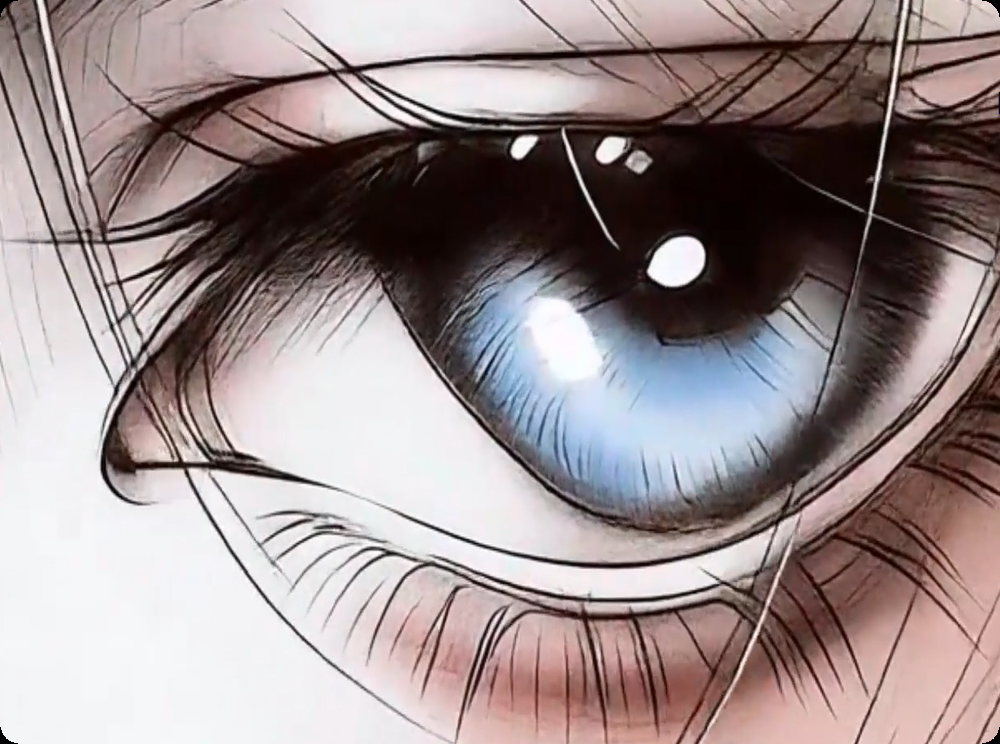
#> input picture 001.bmp, 1000 x 744 px, found by its file name
$ python '例6.13.py'
#> lines starting #> are read from the running program, lines starting #| are printed output that depends on the picture; after the words box and inside, x2 and y2 are one past the last pixel; in counts of white or black regions, pixels touching at a corner belong together
import cv2

img = cv2.imread("001.bmp", 0)
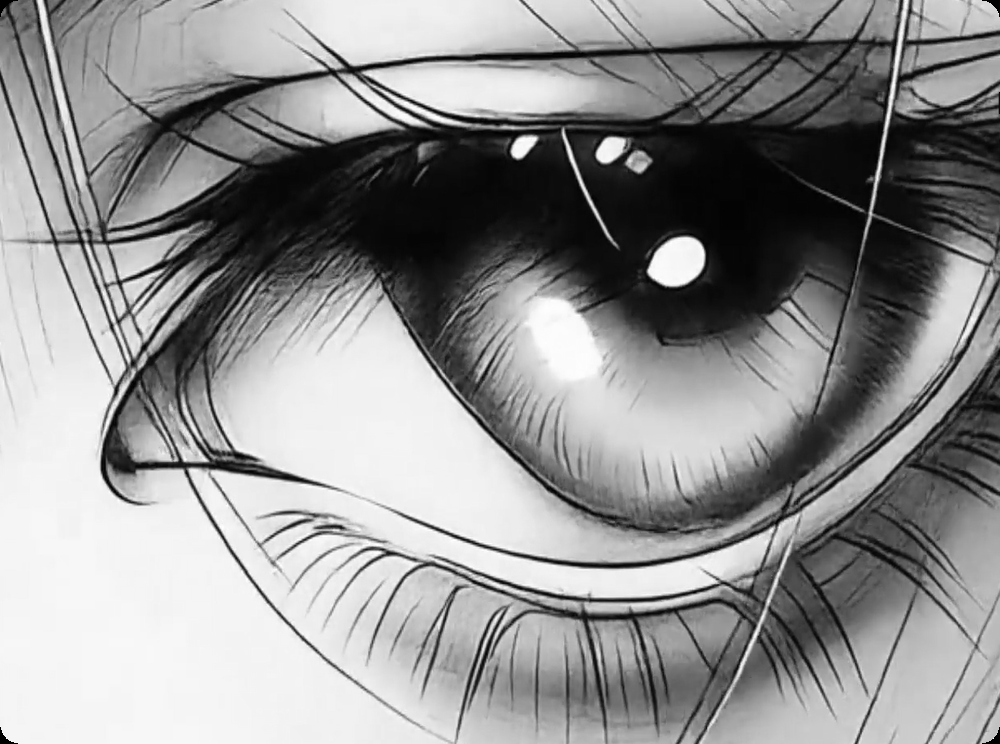
#> img: shape (744, 1000); min 0, max 255, mean 145.5
if img is None:
    raise FileNotFoundError("没有找到图片：001.bmp")

t1, thd = cv2.threshold(img, 127, 255, cv2.THRESH_BINARY)
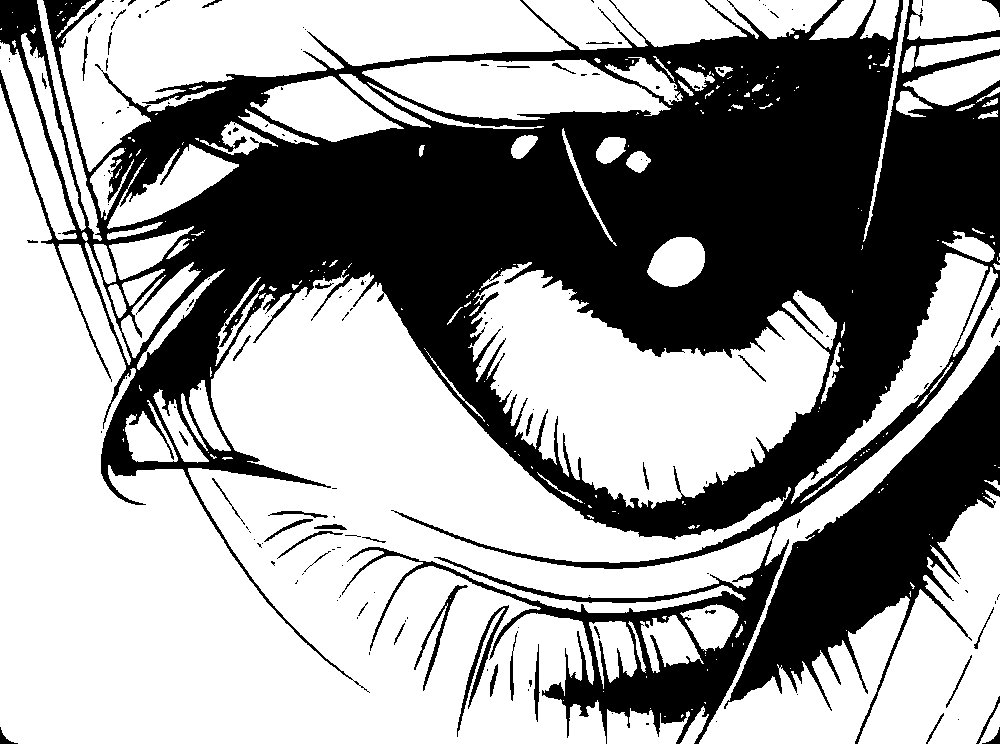
#> thd: shape (744, 1000); 61% white; 170 black regions (126 under 20 px), largest, box (x1, y1, x2, y2) and area: (0, 0, 1000, 744) 252584, (724, 345, 1000, 744) 32699, (457, 605, 509, 737) 915
t2, otsu = cv2.threshold(img, 0, 255, cv2.THRESH_BINARY + cv2.THRESH_OTSU)
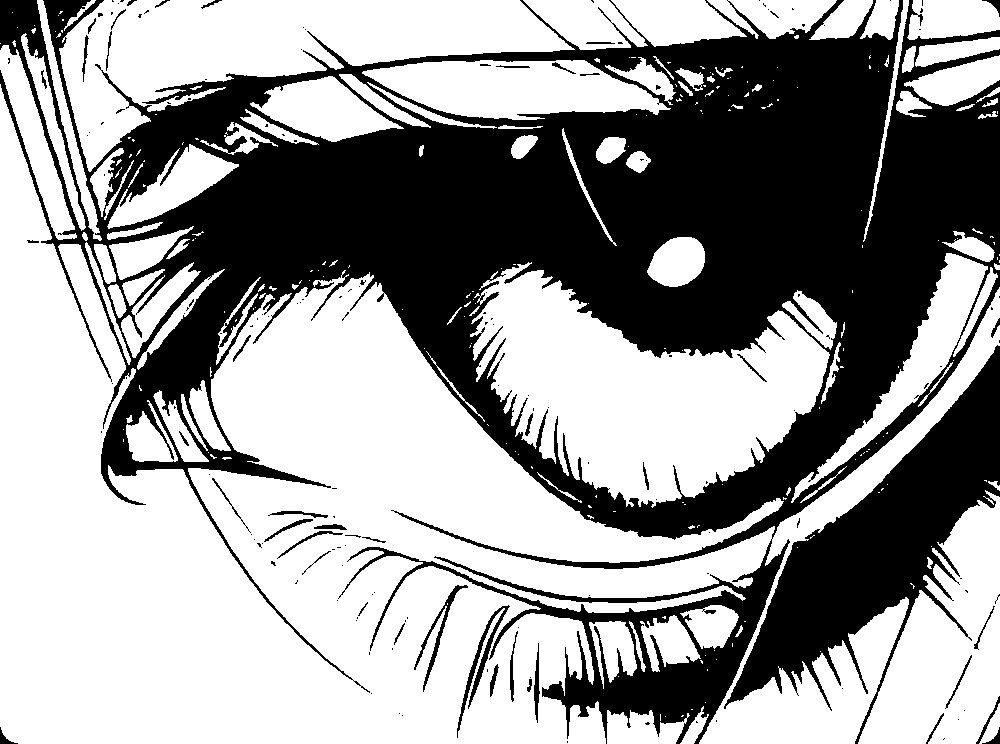
#> otsu: shape (744, 1000); 60.4% white; 169 black regions (126 under 20 px), largest, box (x1, y1, x2, y2) and area: (0, 0, 1000, 744) 255872, (724, 345, 1000, 744) 33033, (457, 605, 510, 738) 935
#> t2 = 129

print("普通阈值 t1=", t1)
print("Otsu 自动阈值 t2=", t2)
#| Otsu 自动阈值 t2= 129.0
cv2.imshow("img", img)
cv2.imshow("thd", thd)
cv2.imshow("otsu", otsu)
cv2.waitKey()
cv2.destroyAllWindows()

$ run again, with 002.png saved as 001.bmp
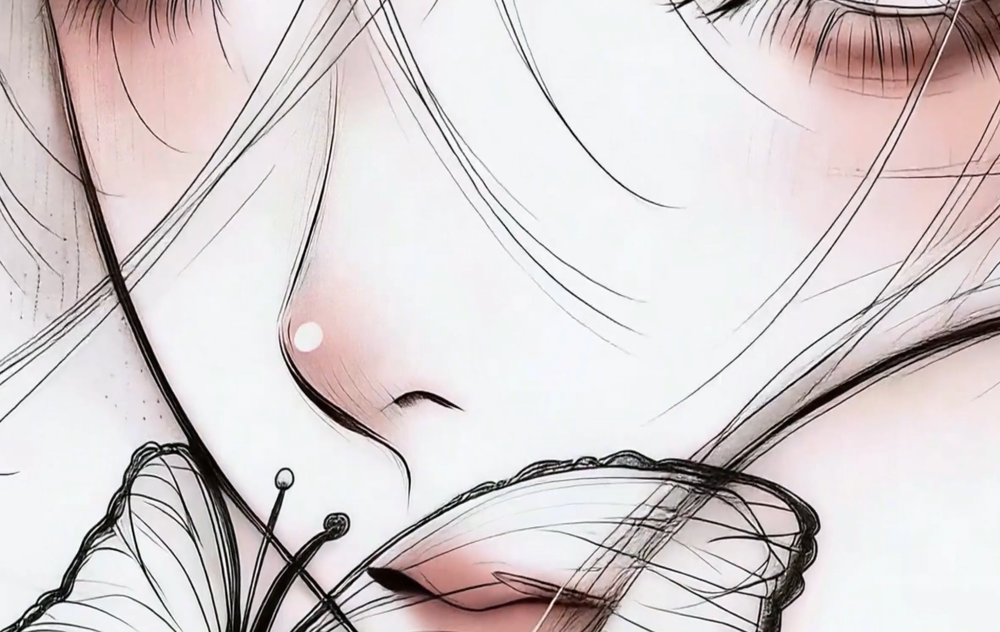
#> input picture 002.png, 1000 x 632 px, shrunk from 1918 x 1212 before the run, found by its file name
#> `t1, thd = cv2.threshold(img, 127, 255, cv2.THRESH_BINARY)`:
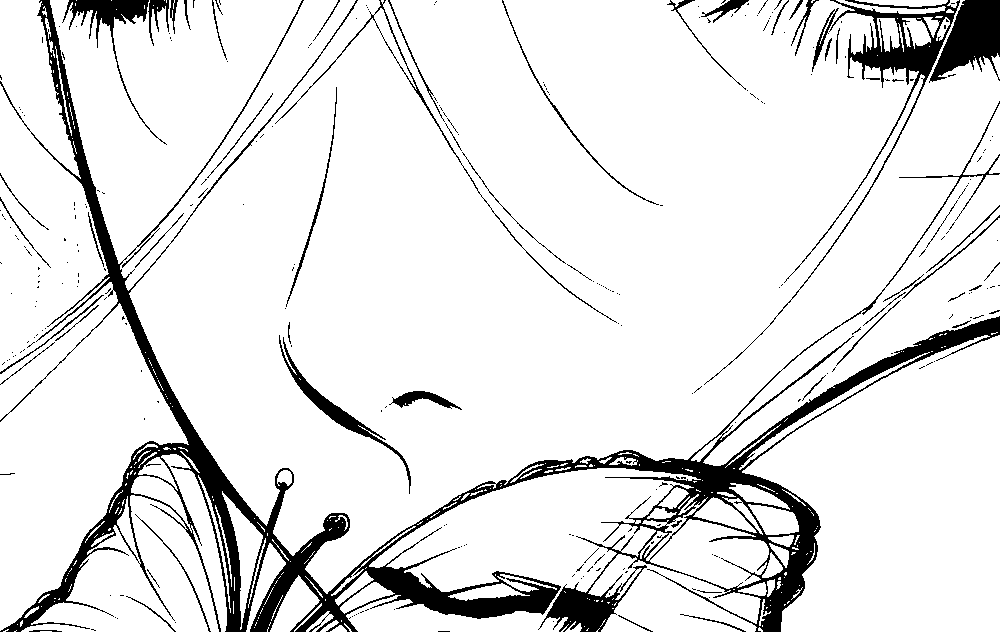
#> thd: shape (632, 1000); 89.9% white; 290 black regions (233 under 20 px), largest, box (x1, y1, x2, y2) and area: (0, 0, 1000, 632) 44742, (704, 0, 960, 385) 4535, (929, 0, 1000, 83) 3355
#> `t2, otsu = cv2.threshold(img, 0, 255, cv2.THRESH_BINARY + cv2.THRESH_O..`:
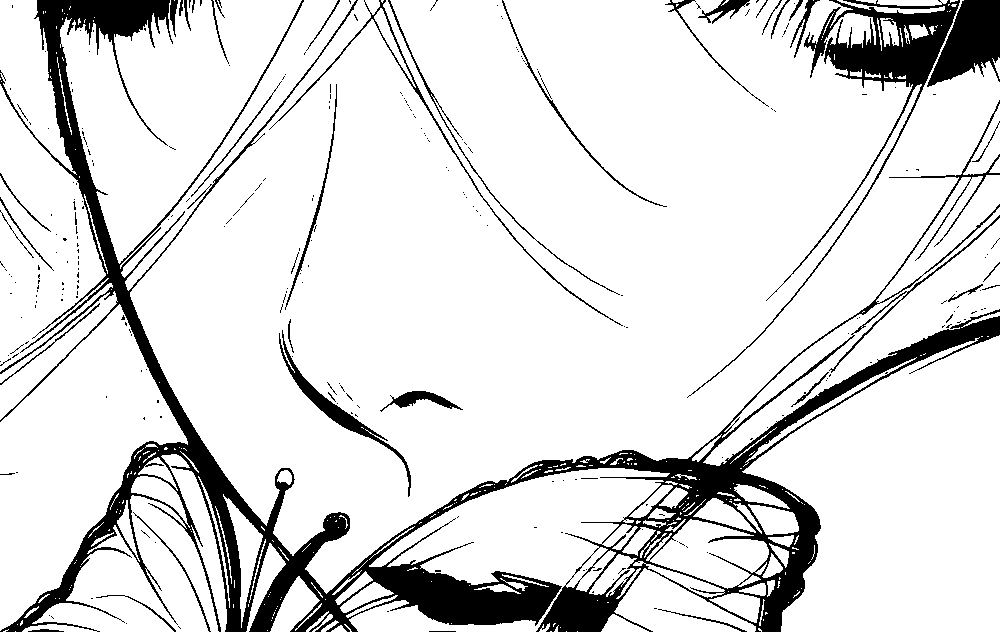
#> otsu: shape (632, 1000); 87.1% white; 281 black regions (239 under 20 px), largest, box (x1, y1, x2, y2) and area: (0, 0, 1000, 632) 60166, (687, 0, 960, 398) 7810, (927, 0, 1000, 87) 3798
#> t2 = 154
#| Otsu 自动阈值 t2= 154.0

$ run again, with 003.png saved as 001.bmp
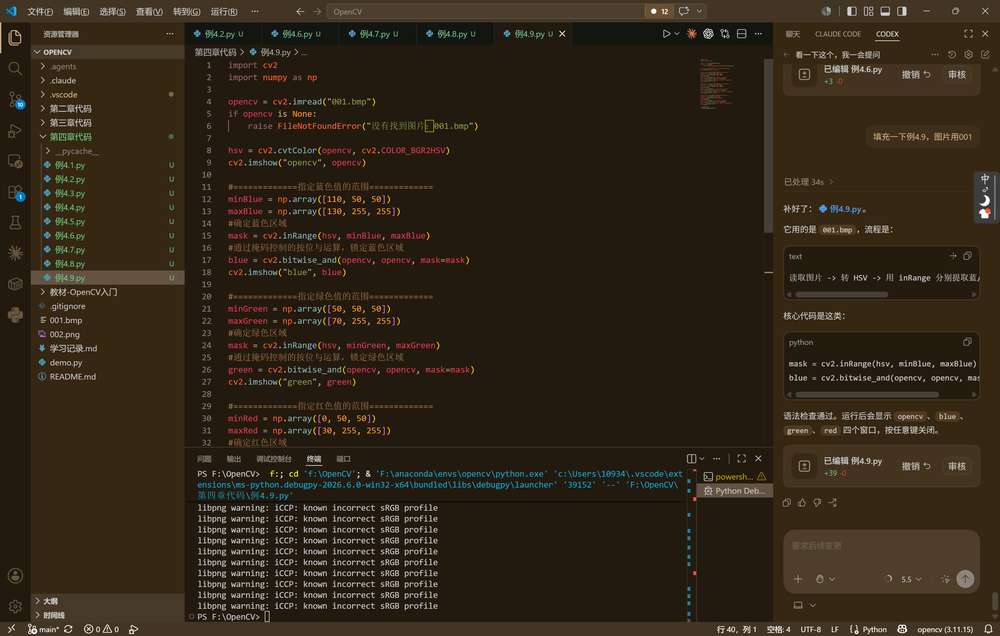
#> input picture 003.png, 1000 x 636 px, shrunk from 3120 x 1984 before the run, found by its file name
#> `t1, thd = cv2.threshold(img, 127, 255, cv2.THRESH_BINARY)`:
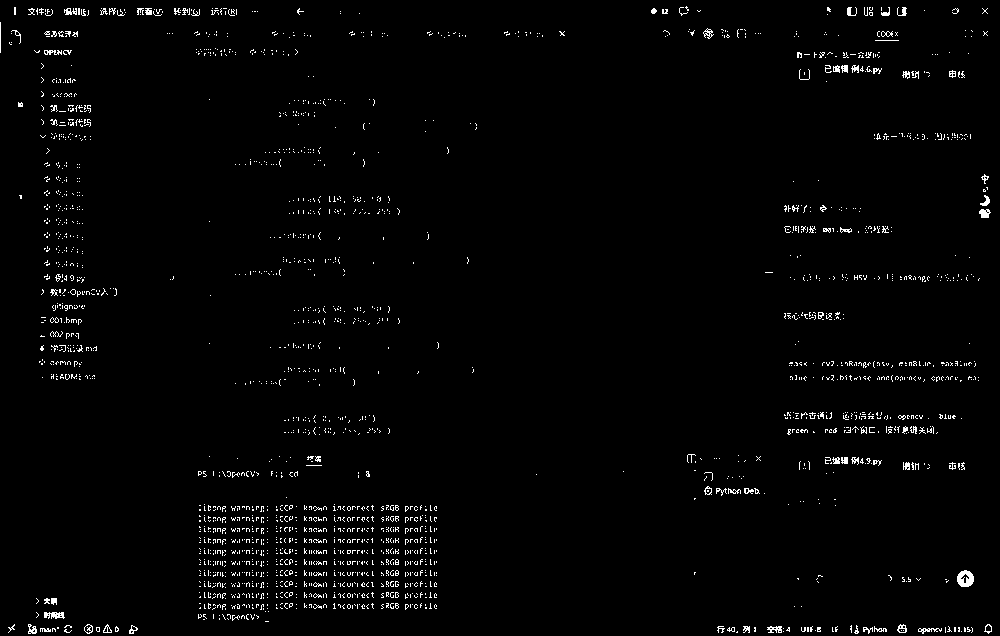
#> thd: shape (636, 1000); 1.8% white in thin lines or dots
#> `t2, otsu = cv2.threshold(img, 0, 255, cv2.THRESH_BINARY + cv2.THRESH_O..`:
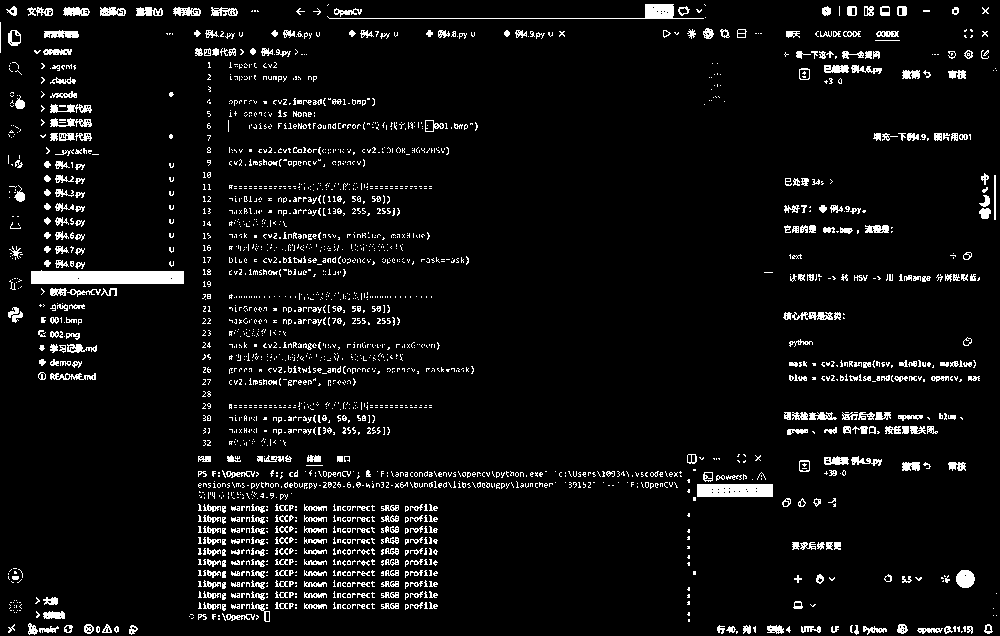
#> otsu: shape (636, 1000); 6% white in thin lines or dots
#> t2 = 74
#| Otsu 自动阈值 t2= 74.0
